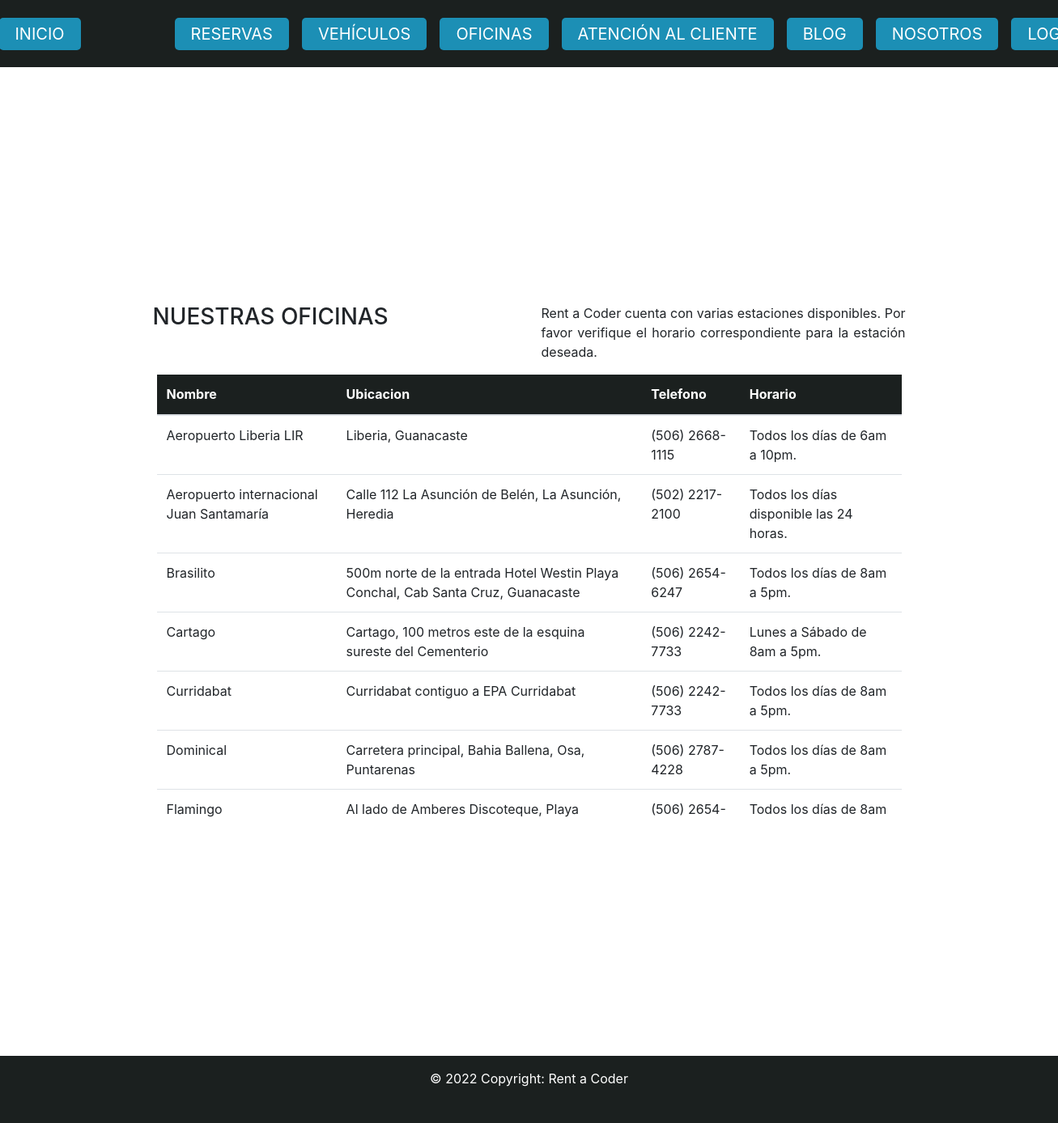
The app's page /office/officeListHome/ with its own data.
### App_Office/models.py (models this page shows)
class Office(models.Model):
    nombre    = models.CharField(max_length=200)
    ubicacion = models.CharField(max_length=500)
    telefono  = models.CharField(max_length=50)
    horario   = models.CharField(max_length=200)

### App_Office/views.py (the view)
# urls.py: path('officeListHome/', OfficeListHome.as_view(), name="OfficeListHome"),
class OfficeListHome(ListView):
    model               = Office
    template_name       = './OfficeListHome.html'
    context_object_name = 'OfficeListHome'

### App_Office/templates/OfficeListHome.html (shortened to what this page needs)
{% extends 'Main.html'%}
{% load static %}
{% block bloqueQueCambia %}
<div class="container container-body">
  <div class="d-flex justify-content-center h-100">
    <div class="about-us-card">
      <div class="d-flex justify-content-center">
        <div class="container">
          <h3 id="title" class="text-uppercase">Nuestras Oficinas</h3>
        </div>
        <div class="container text-justify">
          <p>
            Rent a Coder cuenta con varias
            estaciones disponibles. Por favor verifique el
            horario correspondiente para la estación deseada.
          </p>
        </div>
      </div>
      <div class="justify-content-center table-responsive">
        <table class="table table-fixed">
          <thead class="table-dark">
            <tr>
              <th scope="col">Nombre</th>
              <th scope="col">Ubicacion</th>
              <th scope="col">Telefono</th>
              <th scope="col">Horario</th>
            </tr>
          </thead>
          <tbody>
            {% for office in OfficeListHome %}
            <tr>
              <td>{{office.nombre}}</td>
              <td>{{office.ubicacion}}</td>
              <td>{{office.telefono}}</td>
              <td>{{office.horario}}</td>
            </tr>
            {% endfor %}
          </tbody>
        </table>
      </div>
    </div>
  </div>
</div>
{% endblock bloqueQueCambia %}

### App_MVTProyectoFinalCoder/static/css/styles.css (style rules this page uses)
body, html { margin: 0; padding: 0; height: 100%; }
.container-body { height: 88%; }

### App_Office/templates/OfficeListHome.html (style rules this page uses)
.about-us-card { width: 980px; margin-top: auto; margin-bottom: auto; position: relative; display: flex; justify-content: center; flex-direction: column; padding: 10px; }
thead tr th { position: sticky; top: 0; z-index: 10; background-color: #1b201f; }
.table-responsive { padding-left: 20px !important; padding-right: 20px !important; height: 550px !important; }

### records on screen
Office: nombre "Aeropuerto Liberia LIR", ubicacion "Liberia, Guanacaste", telefono "(506) 2668-1115", horario "Todos los días de 6am a 10pm."
Office: nombre "Aeropuerto internacional Juan Santamaría", ubicacion "Calle 112 La Asunción de Belén, La Asunción, Heredia", telefono "(502) 2217-2100", horario "Todos los días disponible las 24 horas."
Office: nombre "Brasilito", ubicacion "500m norte de la entrada Hotel Westin Playa Conchal, Cab Santa Cruz, Guanacaste", telefono "(506) 2654-6247", horario "Todos los días de 8am a 5pm."
Office: nombre "Cartago", ubicacion "Cartago, 100 metros este de la esquina sureste del Cementerio", telefono "(506) 2242-7733", horario "Lunes a Sábado de 8am a 5pm."
Office: nombre "Curridabat", ubicacion "Curridabat contiguo a EPA Curridabat", telefono "(506) 2242-7733", horario "Todos los días de 8am a 5pm."
Office: nombre "Dominical", ubicacion "Carretera principal, Bahia Ballena, Osa, Puntarenas", telefono "(506) 2787-4228", horario "Todos los días de 8am a 5pm."
Office: nombre "Flamingo", ubicacion "Al lado de Amberes Discoteque, Playa…", telefono "(506)…", horario "Todos los días de 8am…"
